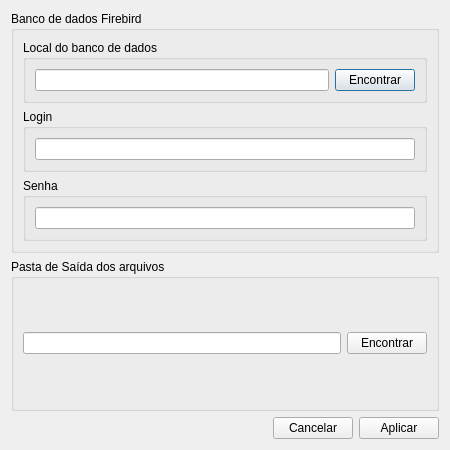
<?xml version="1.0" encoding="UTF-8"?>
<ui version="4.0">
 <class>Dialog</class>
 <widget class="QDialog" name="Dialog">
  <property name="geometry">
   <rect>
    <x>0</x>
    <y>0</y>
    <width>450</width>
    <height>450</height>
   </rect>
  </property>
  <property name="minimumSize">
   <size>
    <width>450</width>
    <height>450</height>
   </size>
  </property>
  <property name="maximumSize">
   <size>
    <width>450</width>
    <height>450</height>
   </size>
  </property>
  <property name="windowTitle">
   <string>Banco de dados</string>
  </property>
  <layout class="QVBoxLayout" name="verticalLayout">
   <item>
    <widget class="QGroupBox" name="verticalGroupBox">
     <property name="title">
      <string>Banco de dados Firebird</string>
     </property>
     <layout class="QVBoxLayout" name="verticalLayout_2">
      <item>
       <widget class="QGroupBox" name="horizontalGroupBox">
        <property name="title">
         <string>Local do banco de dados</string>
        </property>
        <layout class="QHBoxLayout" name="horizontalLayout">
         <item>
          <widget class="QLineEdit" name="leDBFile"/>
         </item>
         <item>
          <widget class="QPushButton" name="pbEncontrar">
           <property name="text">
            <string>Encontrar</string>
           </property>
          </widget>
         </item>
        </layout>
       </widget>
      </item>
      <item>
       <widget class="QGroupBox" name="horizontalGroupBox_3">
        <property name="title">
         <string>Login</string>
        </property>
        <layout class="QHBoxLayout" name="horizontalLayout_3">
         <item>
          <widget class="QLineEdit" name="leLogin">
           <property name="text">
            <string/>
           </property>
          </widget>
         </item>
        </layout>
       </widget>
      </item>
      <item>
       <widget class="QGroupBox" name="horizontalGroupBox_2">
        <property name="title">
         <string>Senha</string>
        </property>
        <layout class="QHBoxLayout" name="horizontalLayout_2">
         <item>
          <widget class="QLineEdit" name="lePassword">
           <property name="text">
            <string/>
           </property>
          </widget>
         </item>
        </layout>
       </widget>
      </item>
     </layout>
    </widget>
   </item>
   <item>
    <widget class="QGroupBox" name="horizontalGroupBox">
     <property name="title">
      <string>Pasta de Saída dos arquivos</string>
     </property>
     <layout class="QHBoxLayout" name="horizontalLayout_4">
      <item>
       <widget class="QLineEdit" name="leOutuput"/>
      </item>
      <item>
       <widget class="QPushButton" name="pdFindOutput">
        <property name="text">
         <string>Encontrar</string>
        </property>
       </widget>
      </item>
     </layout>
    </widget>
   </item>
   <item>
    <layout class="QHBoxLayout" name="horizontalLayout_5">
     <item>
      <spacer name="horizontalSpacer">
       <property name="orientation">
        <enum>Qt::Horizontal</enum>
       </property>
       <property name="sizeHint" stdset="0">
        <size>
         <width>40</width>
         <height>20</height>
        </size>
       </property>
      </spacer>
     </item>
     <item>
      <widget class="QPushButton" name="pbCancel">
       <property name="text">
        <string>Cancelar</string>
       </property>
      </widget>
     </item>
     <item>
      <widget class="QPushButton" name="pbApply">
       <property name="text">
        <string>Aplicar</string>
       </property>
      </widget>
     </item>
    </layout>
   </item>
  </layout>
 </widget>
 <resources/>
 <connections/>
</ui>
